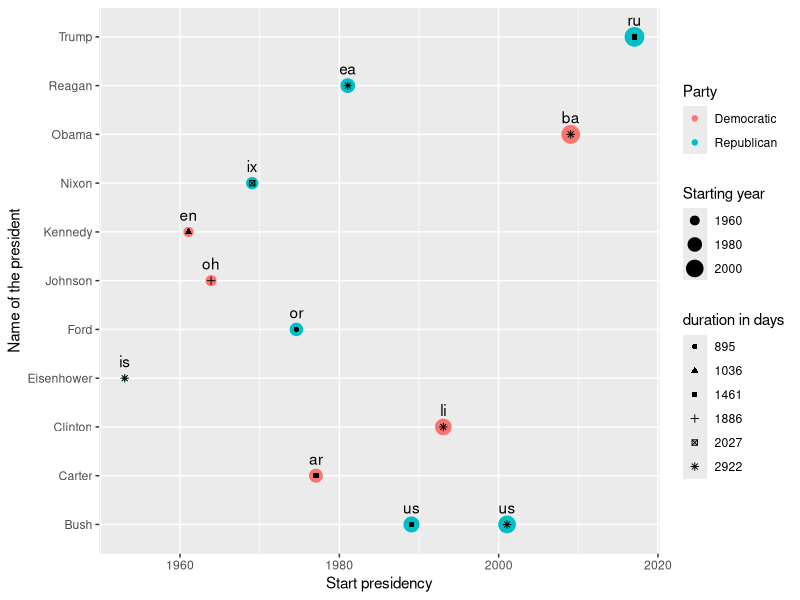

Recreate this plot in R.
## ---- chunk 1
library(tidyverse)
## ---- chunk 2
df <- presidential
df
## ---- chunk 3
ggplot(df) +
  geom_point(aes(start, name, size = start, colour = party)) +
  geom_point(aes(start, name, shape = factor(end - start)), size = 1.5) +
  labs(shape = "duration in days", size = "Starting year", colour = "Party") +
  xlab("Start presidency") +
  ylab("Name of the president") +
  geom_text(aes(start, name, label = substr(name, 2, 3)), nudge_y = 0.35)
